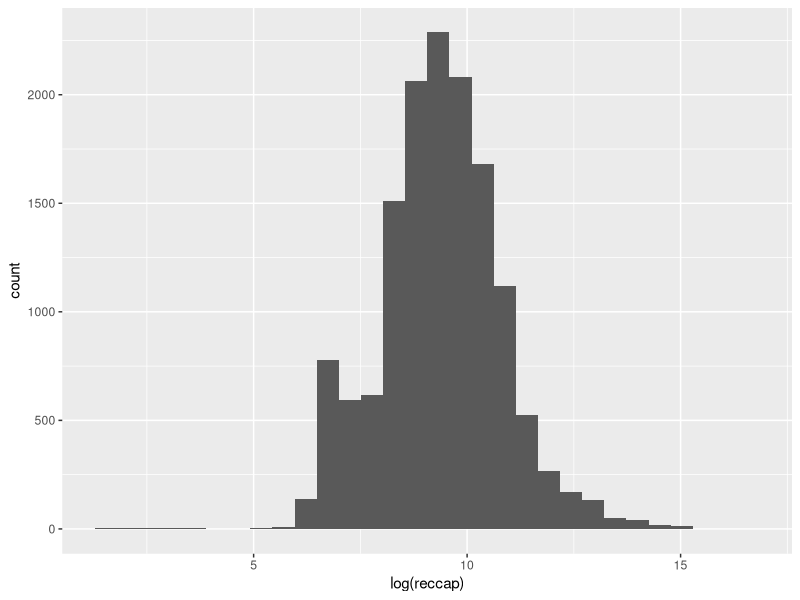

The R source for this figure:
## ---- chunk 1
knitr::opts_chunk$set(echo = TRUE, warning = FALSE)
library(readr)
library(ggplot2)
library(dplyr)
library(lubridate)
## ---- chunk 2
sentencias_1c <- read_csv("./sentencias_1c.csv")
organismos <- read_csv("./organismos.csv")
## ---- chunk 3
sentencias_1c <- sentencias_1c %>% 
  mutate(finicio = lubridate::dmy(finicio)) %>% 
  mutate(fres = lubridate::dmy(fres)) %>% 
  mutate(duracion = fres - finicio)

## ---- chunk 4
sentencias_1c <- sentencias_1c[-c(which(is.na(sentencias_1c$finicio))), ]
sentencias_1c <- sentencias_1c[-c(which(is.na(sentencias_1c$fres))), ]
sentencias_1c <- sentencias_1c[-c(which(sentencias_1c$fres > '2018-09-01')), ]
sentencias_1c <- sentencias_1c[-c(which(sentencias_1c$finicio > '2018-09-01')), ]

sentencias_1c$reccap[is.na(sentencias_1c$reccap)] <- 0

## ---- chunk 5
duracion_media = sentencias_1c %>% 
  group_by(tproc) %>% 
  summarise(mediana_duracion=median(duracion))

sentencias_1c <- sentencias_1c %>% 
  left_join(duracion_media) %>% 
  mutate(demorado = duracion > mediana_duracion)

## ---- chunk 6
organismos <- organismos %>% 
  select(organismo, circunscripcion, localidad, materia)

sentencias_1c <- sentencias_1c %>% 
  left_join(organismos, by = c('iep'='organismo'))

## ---- chunk 7
histograma <- sentencias_1c %>% 
  ggplot() +
  geom_histogram(aes(x=log(reccap)))

histograma
## ---- chunk 8
print('1º Curtil:')
quantile(pull(sentencias_1c[,'reccap']),.25)
print('2º Curtil:')
quantile(pull(sentencias_1c[,'reccap']),.50)
print('3º Curtil:')
quantile(pull(sentencias_1c[,'reccap']),.75)

#View(sentencias_1c)
## ---- chunk 9
capmedio <- mean(pull(sentencias_1c[,'reccap']))

sentencias_1c <- sentencias_1c %>% 
  mutate(capmasmedia = reccap > capmedio)

